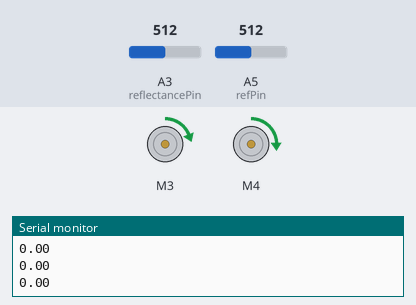
Recording of a sketch running on a simulated Arduino Uno, built with avr-gcc and run on an emulated ATmega328P. Parts: 2 × DC motor (green arrow = forward, orange = backward, longer = faster), the last lines printed to the serial monitor. The test bench sets the inputs (shaded band); at power-on: A3 (reflectancePin) = 512, A5 (refPin) = 512.

Above: at 1.2 s.
1.3 s: A3 (reflectancePin) set to 716
At 1.8 s:
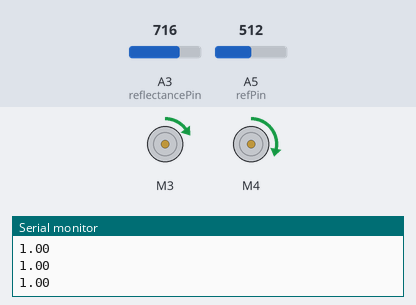
2.8 s: A5 (refPin) set to 900
At 3.9 s:
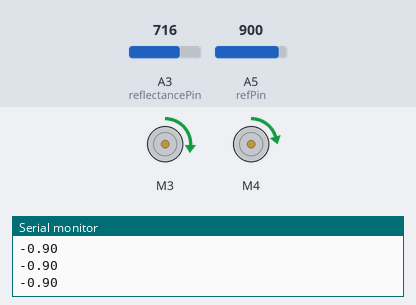
4.3 s: A5 (refPin) set to 716
At 5.3 s:
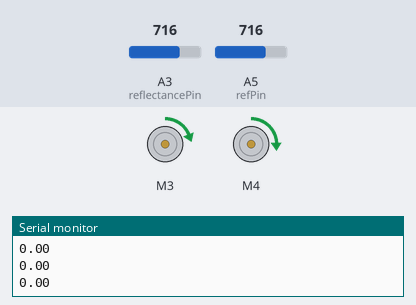
5.8 s: A5 (refPin) set to 511
At 7.1 s:
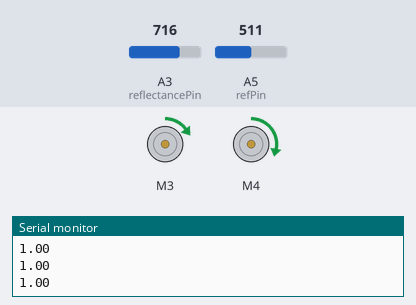
Timing chart, 0 to 8.3 s (numbered marks = the images above; inputs shaded):
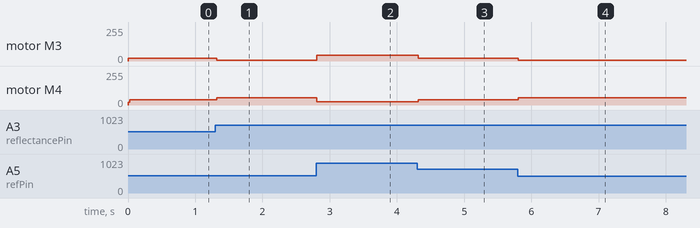

Measured:
- after the input at 1.3 s, motor M3: forward 20/255 → forward 5/255 at once; motor M4: forward 40/255 → forward 55/255 at once
- after the input at 2.8 s, motor M3: forward 5/255 → forward 45/255 at once; motor M4: forward 55/255 → forward 25/255 at once
- after the input at 4.3 s, motor M3: forward 45/255 → forward 20/255 at once; motor M4: forward 25/255 → forward 40/255 at once
- after the input at 5.8 s, motor M3: forward 20/255 → forward 5/255 at once; motor M4: forward 40/255 → forward 55/255 at once

The sketch:

pid.ino
```cpp
#include <Wire.h>
#include <Adafruit_MotorShield.h>
#include "utility/Adafruit_MS_PWMServoDriver.h"

// Initialize the motorshield
Adafruit_MotorShield AFMS = Adafruit_MotorShield();

// Create the motor objects
Adafruit_DCMotor *left = AFMS.getMotor(3);
Adafruit_DCMotor *right = AFMS.getMotor(4);

// vRef used in subtractor circuit
const double REF = 2.92;

// pins
int reflectancePin = A3;
int refPin = A5;
double err = 0;

// debouncing
unsigned long counter = 0;
const unsigned long SAMPLING_RATE = 20;

// voltage reading
double refVolt = 0;
double senseVolt = 0;

// speed calculation
int baseSpeed = 20;
int leftWheelError = 0;
int rightWheelError = 20;
uint8_t leftSpeed = 1, rightSpeed = 1;
int scaling = 15;
double tolerance = 0.03;

void setup() {
  Serial.begin(9600);

  pinMode(reflectancePin, INPUT);
  pinMode(refPin, INPUT);

  AFMS.begin();

  left->run(FORWARD);
  right->run(FORWARD);

  left->setSpeed(baseSpeed);
  right->setSpeed(baseSpeed);
}

void loop() {
//  if(Serial.available()) {
//    scaling = (int) Serial.readStringUntil(',').toFloat();
//    baseSpeed = (int) Serial.readStringUntil(',').toFloat();
//    //sampling = (int) Serial.readStringUntil(',').toFloat();
//}

  Serial.println(err);

  if(millis() - counter >= SAMPLING_RATE) {
    counter = millis();
    refVolt = (analogRead(refPin)*5.0/1023);
    senseVolt = (analogRead(reflectancePin)*5.0/1023);
    err = senseVolt-refVolt;
    scaleSpeeds();
    left->setSpeed((baseSpeed+leftWheelError) + leftSpeed);
    right->setSpeed((baseSpeed+rightWheelError) + rightSpeed);

  }
}

// scaling
void scaleSpeeds() {
 if(err > 0) {
   leftSpeed = -1 * scaling;
   rightSpeed = scaling;
 } else if(err < 0) {
   leftSpeed = scaling+10;
   rightSpeed = -1 * scaling;
   // (int) ((err*-100)/50)*
 } else {
   leftSpeed = 0;
   rightSpeed = 0;
 }
}
```
